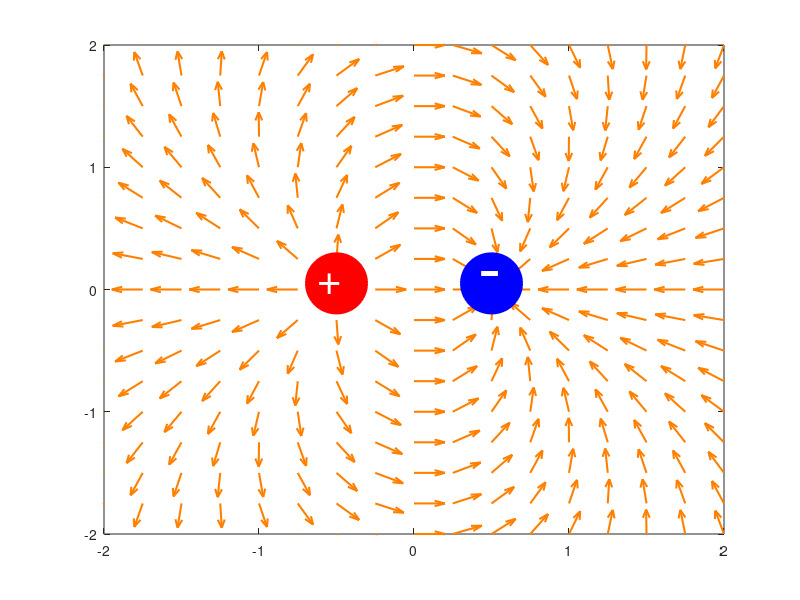

Recreate this plot in MATLAB.
% Tarea clase4
% Pedro Jose Leal
clc; clear;
x = -2:0.25:2;
y = x;

[X, Y] = meshgrid(x, y);

% posición partícula negativa
xCn = 0.5; yCn = 0; a = 0.4;

% posición partícula positiva
xCp = -0.5; yCp= 0; 

% Campulo Electrico
Qn = -20;  % carga Particula negativa
Qp = 20;  % carga particula positiva

eps0 = 0.854e-12; % permitividad en el vacio
kC = 1/(2*pi*eps0); 

% Se modifica el centro para la particula negativa
Rx = X - xCn; 
Ry = Y - yCn;
R = sqrt(Rx.^2 + Ry.^2).^3;
% Las ecuaciones del campo Negativo
Ex = kC.*Qn.*Rx./R;
Ey = kC.*Qn.*Ry./R;
% Modificación del centro para la particula positiva
Rx = X - xCp;
Ry = Y - yCp;
R = sqrt(Rx.^2 + Ry.^2).^3;
% Ecuaciones del campo positivo
Ex = Ex + kC.*Qp.*Rx./R;
Ey = Ey + kC.*Qp.*Ry./R;
% Nomralización de los vectores
E = sqrt(Ex.^2 + Ey.^2);
% definicion de los vectores con la normalización
u = Ex./E;
v = Ey./E;

% Grafica

figure();clf;
% Graficación del campo Electrico con un 
% escalamiento de 0.6 a los vectores

h = quiver(X, Y, u, v, 'autoscalefactor', 0.6);
% Selección de colo y ancho de los vectores
set(h, 'color', [1 0.5 0], 'linewidth', 1.5);
% imposición de tamañan en los ejes x y
axis([-2 2 -2 2]);

% Graficación de las partículas
% Partícula negativa
h = rectangle('Position', [xCn-a/2, yCn-a/2, a, a + 0.1],...
    'curvature', [1 1]);
% Definición de su color
set(h, 'Facecolor', [0 0 1], 'Edgecolor', [0 0 1]);
% el signo '-'
text(0.415, 0.065, '-', 'Color', 'White', 'Fontsize', 50);

% Partícula positiva
h = rectangle('Position', [xCp-a/2, yCp-a/2, a, a + 0.1], ...
    'curvature', [1 1]);
% Definición de su color
set(h, 'Facecolor', [1 0 0], 'Edgecolor', [1 0 0]);
% El signo '+'
text(-0.625, 0.05, '+', 'Color', 'White', 'Fontsize', 30);
% Guardar la imagen
print -djpeg -r100 campo_dipolo_electrico.jpeg


% Codigo tomado y cambiado de:
% https://www.youtube.com/watch?v=k9srU6aQfL0&list=PLJPaSl
% ai3G9btSd77i-HBWXnf6556Co52&index=2